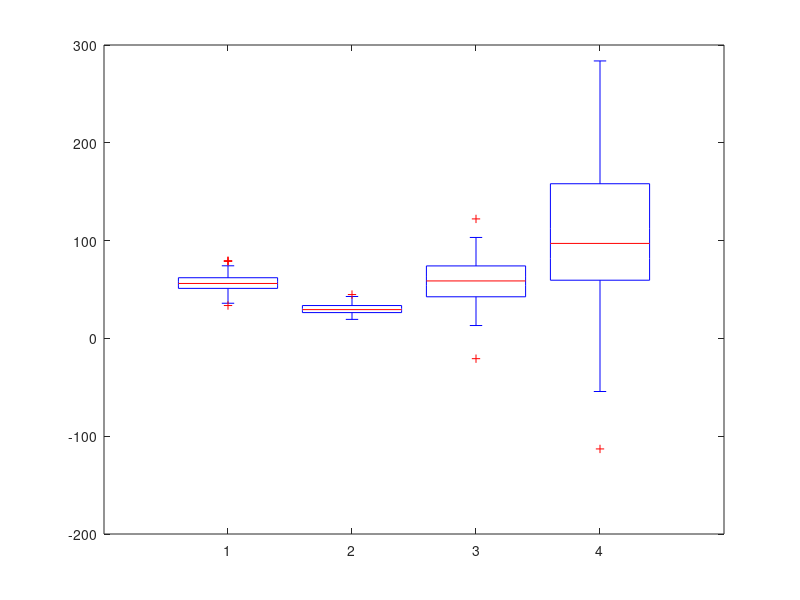

This figure's MATLAB source: (Note: this script raises an error after producing the figure.)
%% Nov. 5 2018, He Zhang, hzhang8@vcu.edu  
% draw time comparison graph 
% 

%% result on desktop 
% dvio  7.86 # 4.63 +- 2.98
% rovio 11.35 +- 2.17
% okvis 22.54 +- 24.76
% vins-mono 35.35 +- 15.2
% vins-mono_rs 35.76 +- 15.14

%% result on upboard 
% dvio  55.06 +- 10.17 # 19.41 +- 4.23
% rovio 30.26 +- 5.16
% okvis 59.02 #49.02 +- 34.21
% vins-mono 113.55 +- 72.6
% vins-mono_rs 113.18 +- 75.86

r = 100;

rng default % For reproducibility 
% sdvio = abs(random('normal', 4.63, 2.98, r, 1));
%rovio = abs(random('normal', 11.35, 2.17, r, 1)); 
% okvis = abs(random('normal', 22.54, 24.76, r, 1)); 
% vins_mono = abs(random('normal', 35.35, 15.2, r, 1));
%vins_mono_tc = abs(random('normal', 35.76, 15.14, r, 1));

sdvio = abs(random('normal', 55.06, 10.17, r, 1));
rovio = abs(random('normal', 30.26, 5.16, r, 1)); 
okvis = random('normal', 59.02, 24.21, r, 1); 
% vins_mono = random('normal', 113.55, 72.6, r, 1);
vins_mono_tc = random('normal', 113.18, 75.86, r, 1);

% x = [dvio rovio okvis vins_mono vins_mono_tc]; 
x = [sdvio rovio okvis vins_mono_tc]; 
% hh = boxplot(x, 'Colors', 'rmcgb'); 
hh = boxplot(x, 'Colors', 'rmcg'); 
set(hh, {'linew'}, {2});
% boxplot(dvio, 'colors', 'r');
% hold on; 
% boxplot(rovio, 'colors', 'm')
h=findobj(gca,'tag','Outliers'); % Get handles for outlier lines.
set(h,'Marker','none'); % Change symbols for all the groups.

% x = randn(100,25);
% boxplot(x)

